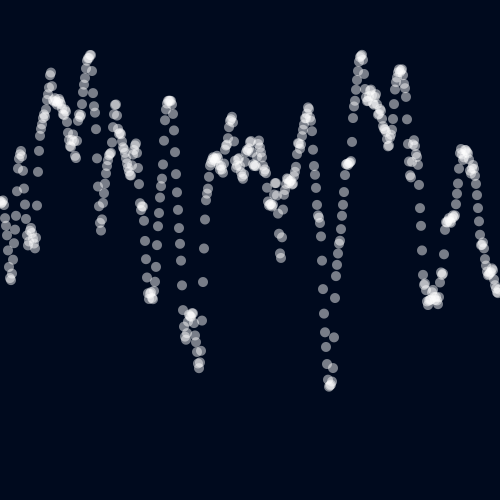
Frame 1 (no input)
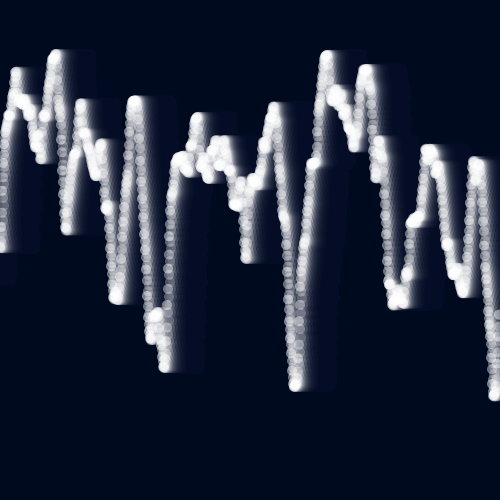
Frame 60 (the mouse pressed at the canvas centre just before this capture)
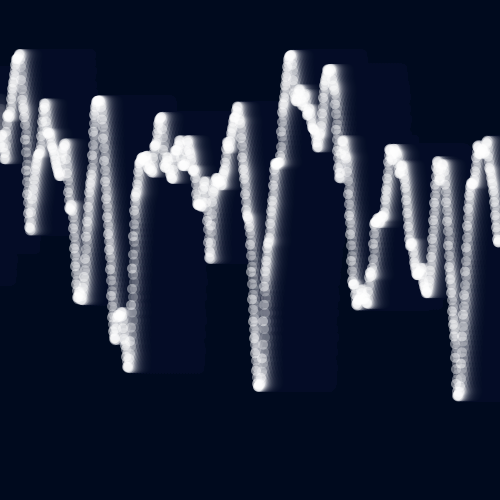
Frame 120 (the mouse held since frame 60 and released just before this capture)

The Processing sketch that drew these frames (run headless with seeded random() and noise(); from frame 60 on, the mouse is pressed at the canvas centre):

// Processing sketch: processing_130221
// ── processing_130221.pde

float y;

void setup(){
  y = random(10);
  size(500,500);
  background(0,10,30);
}

void draw(){
  noStroke();
  fill(0,10,30,30);
  rect(0,0,width,height);
  fill(255,120);
  float yy = y;
  //strokeWeight();
  for(int x =0; x < width; x++){
    ellipse(x, noise(yy)*height, 10, 10);  
    yy +=0.05;
  }
  y += 0.03;
}
